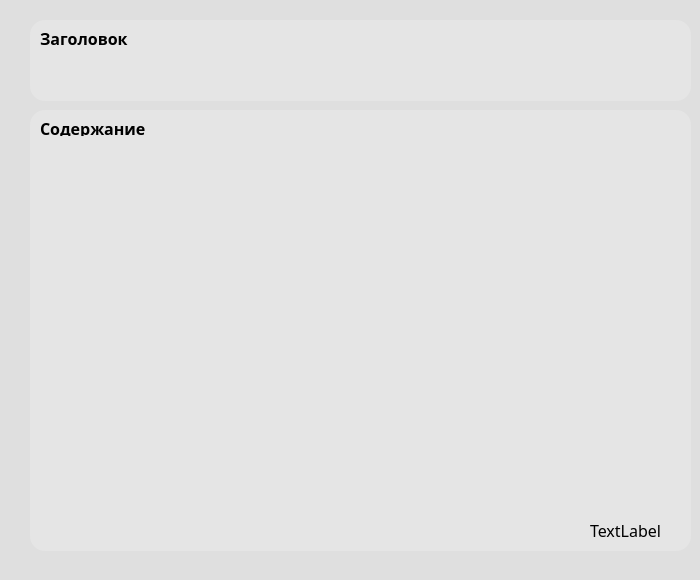
<?xml version="1.0" encoding="UTF-8"?>
<ui version="4.0">
 <class>Dialog</class>
 <widget class="QDialog" name="Dialog">
  <property name="geometry">
   <rect>
    <x>0</x>
    <y>0</y>
    <width>700</width>
    <height>580</height>
   </rect>
  </property>
  <property name="windowTitle">
   <string>Dialog</string>
  </property>
  <property name="styleSheet">
   <string notr="true">background-color: rgb(223, 223, 223);</string>
  </property>
  <widget class="QFrame" name="frame_1">
   <property name="geometry">
    <rect>
     <x>30</x>
     <y>20</y>
     <width>661</width>
     <height>81</height>
    </rect>
   </property>
   <property name="styleSheet">
    <string notr="true">border-radius: 15;
background-color:  rgb(229, 229, 229);
color:rgb(0, 0, 0)</string>
   </property>
   <property name="frameShape">
    <enum>QFrame::Shape::NoFrame</enum>
   </property>
   <widget class="QLabel" name="label_title">
    <property name="geometry">
     <rect>
      <x>10</x>
      <y>10</y>
      <width>141</width>
      <height>16</height>
     </rect>
    </property>
    <property name="font">
     <font>
      <family>Bahnschrift</family>
      <pointsize>12</pointsize>
      <bold>true</bold>
      <kerning>false</kerning>
     </font>
    </property>
    <property name="text">
     <string>Заголовок</string>
    </property>
   </widget>
   <widget class="QLabel" name="app_title">
    <property name="geometry">
     <rect>
      <x>10</x>
      <y>30</y>
      <width>631</width>
      <height>31</height>
     </rect>
    </property>
    <property name="font">
     <font>
      <family>Bahnschrift</family>
      <pointsize>28</pointsize>
     </font>
    </property>
    <property name="text">
     <string/>
    </property>
    <property name="alignment">
     <set>Qt::AlignmentFlag::AlignJustify|Qt::AlignmentFlag::AlignVCenter</set>
    </property>
   </widget>
  </widget>
  <widget class="QFrame" name="frame_2">
   <property name="geometry">
    <rect>
     <x>30</x>
     <y>110</y>
     <width>661</width>
     <height>441</height>
    </rect>
   </property>
   <property name="styleSheet">
    <string notr="true">border-radius: 15;
background-color:  rgb(229, 229, 229);
color:rgb(0, 0, 0)</string>
   </property>
   <property name="frameShape">
    <enum>QFrame::Shape::NoFrame</enum>
   </property>
   <widget class="QLabel" name="label_text">
    <property name="geometry">
     <rect>
      <x>10</x>
      <y>10</y>
      <width>141</width>
      <height>16</height>
     </rect>
    </property>
    <property name="font">
     <font>
      <family>Bahnschrift</family>
      <pointsize>12</pointsize>
      <bold>true</bold>
      <kerning>false</kerning>
     </font>
    </property>
    <property name="text">
     <string>Содержание</string>
    </property>
   </widget>
   <widget class="QLabel" name="app_text">
    <property name="geometry">
     <rect>
      <x>10</x>
      <y>30</y>
      <width>631</width>
      <height>351</height>
     </rect>
    </property>
    <property name="font">
     <font>
      <family>Bahnschrift</family>
      <pointsize>28</pointsize>
     </font>
    </property>
    <property name="text">
     <string/>
    </property>
    <property name="alignment">
     <set>Qt::AlignmentFlag::AlignJustify|Qt::AlignmentFlag::AlignVCenter</set>
    </property>
    <property name="wordWrap">
     <bool>true</bool>
    </property>
   </widget>
   <widget class="QLabel" name="app_date">
    <property name="geometry">
     <rect>
      <x>540</x>
      <y>410</y>
      <width>111</width>
      <height>20</height>
     </rect>
    </property>
    <property name="font">
     <font>
      <family>Bahnschrift</family>
      <pointsize>12</pointsize>
     </font>
    </property>
    <property name="text">
     <string>TextLabel</string>
    </property>
    <property name="alignment">
     <set>Qt::AlignmentFlag::AlignCenter</set>
    </property>
   </widget>
  </widget>
 </widget>
 <resources/>
 <connections/>
</ui>
